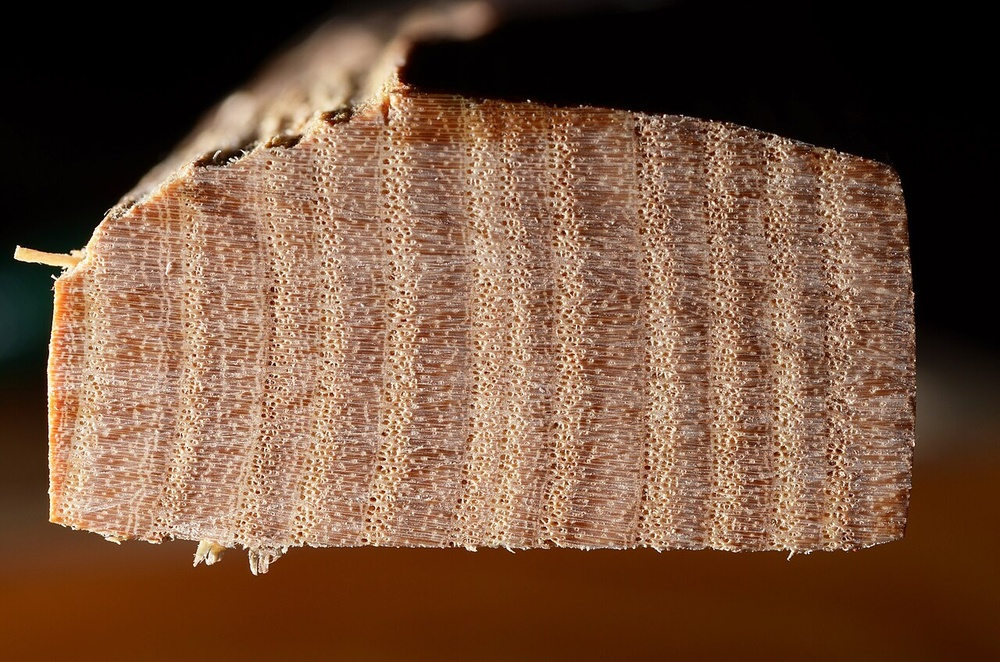
#> input picture dendro-shell/examples/disc_sample.jpg, 1000 x 662 px, shrunk from 1280 x 848 before the run
$ python -i classical.py   (imports and definitions only)   (older library calls are emulated)
#> lines starting #> are read from the running program, lines starting #| are printed output that depends on the picture; after the words box and inside, x2 and y2 are one past the last pixel; in counts of white or black regions, pixels touching at a corner belong together
### dendro-shell/src/dendro_shell/preprocess.py
"""Named hard-image presets (OCR / HTR-inspired) for ring imagery."""

from __future__ import annotations

from dataclasses import dataclass
from typing import Literal

import cv2
import numpy as np
from PIL import Image


PresetName = Literal["sanded_core", "dark_disc", "wet_stain", "narrow_rings", "none"]


@dataclass(frozen=True)
class PreprocOptions:
    invert: bool = False
    clahe_clip: float = 0.0  # 0 = off
    clahe_grid: int = 8
    denoise: Literal["none", "bilateral", "median"] = "none"
    morph_open: int = 0  # kernel size; 0 = off
    unsharp_amount: float = 0.0
    unsharp_radius: float = 1.5
    highfreq_boost: float = 0.0

    @property
    def is_noop(self) -> bool:
        return (
            not self.invert
            and self.clahe_clip <= 0
            and self.denoise == "none"
            and self.morph_open <= 0
            and self.unsharp_amount <= 0
            and self.highfreq_boost <= 0
        )


PRESETS: dict[str, PreprocOptions] = {
    "none": PreprocOptions(),
    "sanded_core": PreprocOptions(
        invert=False,
        clahe_clip=2.5,
        clahe_grid=8,
        denoise="bilateral",
        unsharp_amount=0.6,
    ),
    "dark_disc": PreprocOptions(
        invert=True,
        clahe_clip=4.0,
        clahe_grid=8,
        denoise="bilateral",
        unsharp_amount=0.8,
    ),
    "wet_stain": PreprocOptions(
        invert=False,
        clahe_clip=2.0,
        denoise="median",
        morph_open=3,
        unsharp_amount=0.4,
    ),
    "narrow_rings": PreprocOptions(
        invert=False,
        clahe_clip=3.0,
        denoise="bilateral",
        unsharp_amount=1.2,
        unsharp_radius=1.0,
        highfreq_boost=0.8,
    ),
}


def _to_gray_u8(image: Image.Image | np.ndarray) -> np.ndarray:
    if isinstance(image, Image.Image):
        arr = np.asarray(image.convert("RGB"))
        gray = cv2.cvtColor(arr, cv2.COLOR_RGB2GRAY)
    else:
        arr = np.asarray(image)
        if arr.ndim == 3:
            if arr.shape[2] == 4:
                arr = arr[:, :, :3]
            if arr.dtype != np.uint8:
                a = arr.astype(np.float32)
                a = a - a.min()
                mx = a.max()
                arr = (a * 255.0 / mx).astype(np.uint8) if mx > 0 else a.astype(np.uint8)
            gray = cv2.cvtColor(arr, cv2.COLOR_RGB2GRAY)
        else:
            gray = arr
    if gray.dtype != np.uint8:
        g = gray.astype(np.float32)
        g = g - g.min()
        mx = g.max()
        gray = (g * 255.0 / mx).astype(np.uint8) if mx > 0 else g.astype(np.uint8)
    return gray


def _unsharp(gray: np.ndarray, amount: float, radius: float) -> np.ndarray:
    if amount <= 0:
        return gray
    k = max(1, int(round(radius * 2)) * 2 + 1)
    blur = cv2.GaussianBlur(gray, (k, k), radius)
    sharp = cv2.addWeighted(gray, 1.0 + amount, blur, -amount, 0)
    return sharp


def _highfreq(gray: np.ndarray, boost: float) -> np.ndarray:
    if boost <= 0:
        return gray
    blur = cv2.GaussianBlur(gray, (0, 0), 1.2)
    hf = cv2.subtract(gray, blur)
    out = cv2.addWeighted(gray, 1.0, hf, boost, 0)
    return out


def preprocess_gray(
    image: Image.Image | np.ndarray,
    opts: PreprocOptions | str | None = None,
) -> np.ndarray:
    """Return uint8 grayscale after the requested transforms."""
    if isinstance(opts, str):
        opts = PRESETS.get(opts, PRESETS["none"])
    if opts is None:
        opts = PRESETS["none"]
    gray = _to_gray_u8(image)
    if opts.is_noop:
        return gray
    if opts.invert:
        gray = cv2.bitwise_not(gray)
    if opts.clahe_clip > 0:
        clahe = cv2.createCLAHE(
            clipLimit=float(opts.clahe_clip),
            tileGridSize=(int(opts.clahe_grid), int(opts.clahe_grid)),
        )
        gray = clahe.apply(gray)
    if opts.denoise == "bilateral":
        gray = cv2.bilateralFilter(gray, d=5, sigmaColor=40, sigmaSpace=40)
    elif opts.denoise == "median":
        gray = cv2.medianBlur(gray, 3)
    if opts.morph_open > 0:
        k = int(opts.morph_open) | 1
        kernel = cv2.getStructuringElement(cv2.MORPH_ELLIPSE, (k, k))
        gray = cv2.morphologyEx(gray, cv2.MORPH_OPEN, kernel)
    gray = _unsharp(gray, opts.unsharp_amount, opts.unsharp_radius)
    gray = _highfreq(gray, opts.highfreq_boost)
    return gray


# [6 lines left out: function preprocess_pil, not called in this run]


def list_presets() -> list[str]:
    return list(PRESETS.keys())

### src/dendro_shell/detect/classical.py
"""Classical 1D profile peak picking along a measurement path."""

from __future__ import annotations

from dataclasses import dataclass

import cv2
import numpy as np
from scipy.signal import find_peaks, savgol_filter

from dendro_shell.geometry import PathSample, resample_path, sample_profile
from dendro_shell.preprocess import preprocess_gray
from dendro_shell.project import Point, RingTick


# [6 lines that did not run here, left out]


def _wood_circularity(gray: np.ndarray) -> float:
    """Circularity of the largest Otsu foreground blob (1 ≈ circle)."""
    blur = cv2.GaussianBlur(gray, (5, 5), 0)
    _, bw = cv2.threshold(blur, 0, 255, cv2.THRESH_BINARY + cv2.THRESH_OTSU)
    # Wood discs are often darker than background OR brighter — try both
    scores = []
    for mask in (bw, 255 - bw):
        n, labels, stats, _ = cv2.connectedComponentsWithStats(mask, connectivity=8)
        if n <= 1:
            continue
        # skip background label 0; pick largest component
        areas = stats[1:, cv2.CC_STAT_AREA]
        idx = int(np.argmax(areas)) + 1
        area = float(stats[idx, cv2.CC_STAT_AREA])
        if area < gray.size * 0.05:
            continue
        comp = np.uint8(labels == idx) * 255
        cnts, _ = cv2.findContours(comp, cv2.RETR_EXTERNAL, cv2.CHAIN_APPROX_SIMPLE)
        if not cnts:
            continue
        peri = float(cv2.arcLength(cnts[0], True))
        if peri <= 1e-6:
            continue
        scores.append(float(4.0 * np.pi * area / (peri * peri)))
    return max(scores) if scores else 0.0


def infer_sample_type(image) -> str:
    """Guess core vs disc from shape + edge orientation.

    Long thin images / parallel latewood bands → core.
    Near-circular wood blob (even in a rectangular photo) → disc.
    """
    gray = preprocess_gray(image, "sanded_core")
    h, w = gray.shape[:2]
    aspect = max(w / max(h, 1), h / max(w, 1))

    # Strongly elongated frames are almost always cores / linear cuts
    if aspect >= 2.8:
        return "core"

    circ = _wood_circularity(gray)
    if circ >= 0.62:
        return "disc"

    # center crop to avoid bark/background
    y0, y1 = int(h * 0.2), int(h * 0.8)
    x0, x1 = int(w * 0.2), int(w * 0.8)
    crop = gray[y0:y1, x0:x1]
    gx = cv2.Sobel(crop, cv2.CV_32F, 1, 0, ksize=3)
    gy = cv2.Sobel(crop, cv2.CV_32F, 0, 1, ksize=3)
    ax, ay = float(np.mean(np.abs(gx))), float(np.mean(np.abs(gy)))
    if ax > 1.35 * ay or ay > 1.35 * ax:
        # Parallel banding → core, unless the frame is nearly square (disc crop)
        return "core" if aspect >= 1.35 else "disc"
    return "disc"


# [132 lines left out: functions _smooth, _edge_strength, _enhance_path_neighborhood, _adaptive_min_distance, detect_rings_along_path, detect_on_polar_mean, not called in this run]

>>> import cv2
>>> picture = cv2.imread('../../../dendro-shell/examples/disc_sample.jpg')
#> picture is the input picture: shape (662, 1000, 3); mean B, G, R 59.9, 81.4, 114.3
>>> result = infer_sample_type(picture)
#> in _wood_circularity, `_, bw = cv2.threshold(blur, 0, 255, cv2.THRESH_BINARY + cv2.THRESH_OTSU)`:
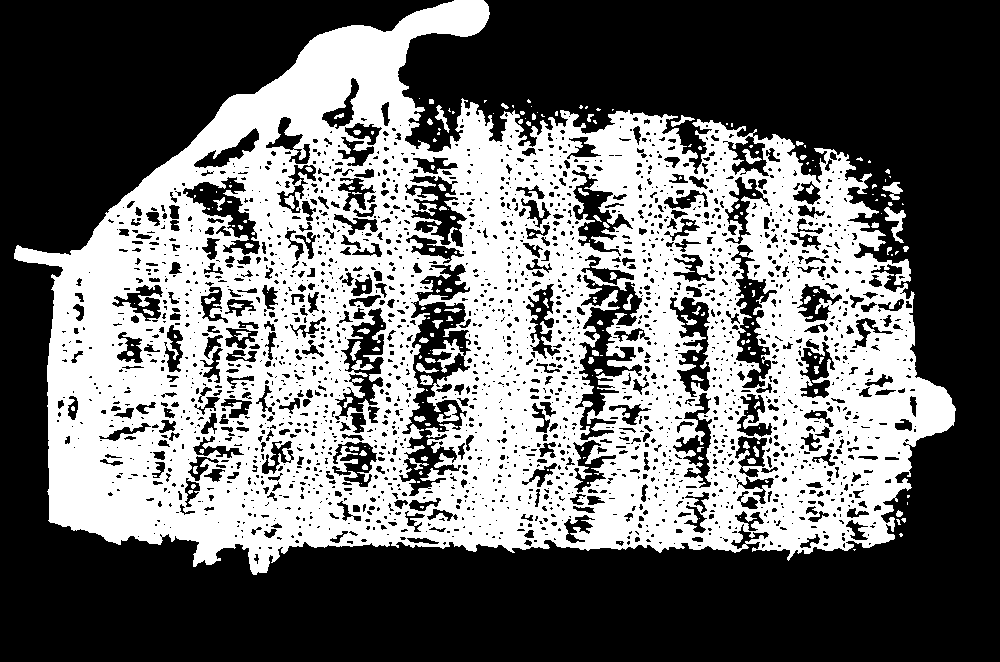
#> bw: shape (662, 1000); 42.1% white; 241 white regions (163 under 20 px), largest, box (x1, y1, x2, y2) and area: (14, 0, 956, 575) 273568, (884, 207, 906, 243) 315, (437, 404, 459, 423) 192
#> the loop in _wood_circularity, `for mask in (bw, 255 - bw):` made 2 passes
#> (n, idx, area, peri) on passes 1 to 2: (242, 1, 273568, 5310), (2358, 1, 302781, 8975.7)
#> pass 1, in _wood_circularity, `n, labels, stats, _ = cv2.connectedComponentsWithStats(mask, connectiv..`:
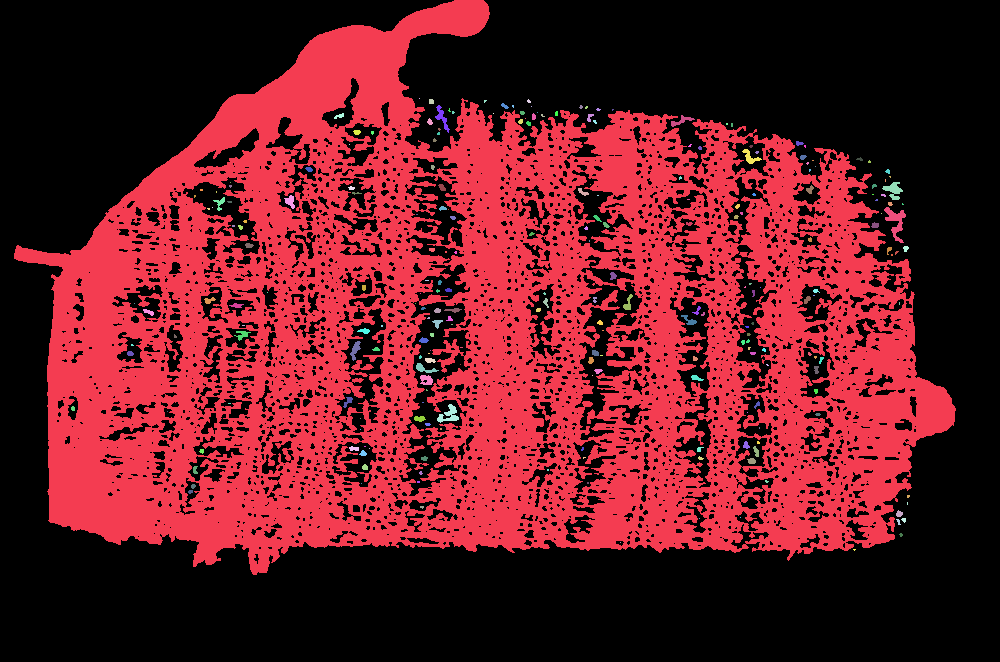
#> labels: shape (662, 1000) int32; 242 distinct labels, from 0 to 241; one colour per label, 0 black
#> pass 2, in _wood_circularity, `n, labels, stats, _ = cv2.connectedComponentsWithStats(mask, connectiv..`:
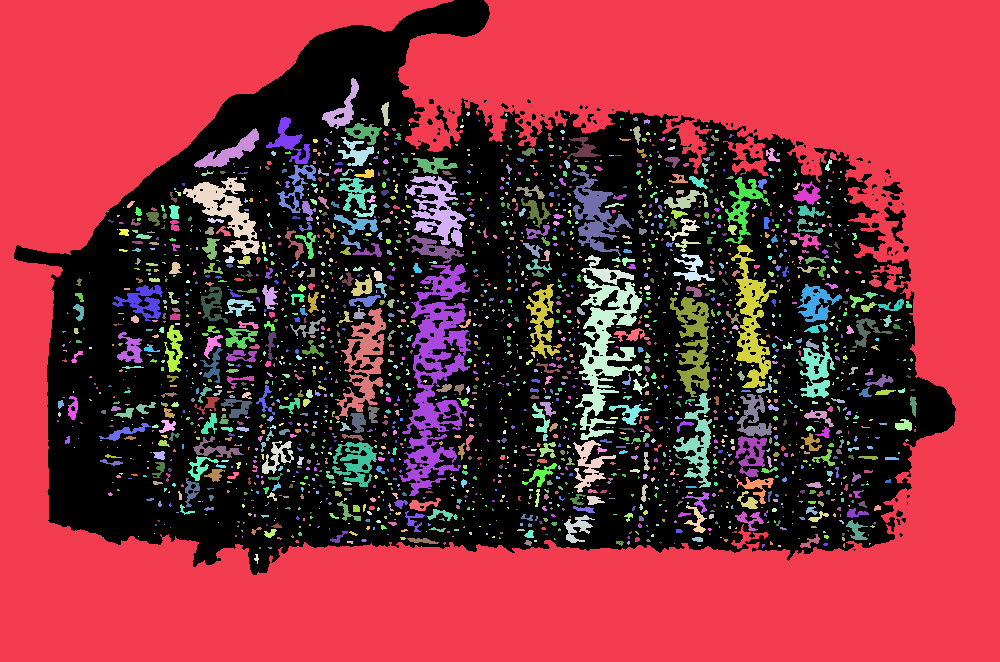
#> labels: shape (662, 1000) int32; 2358 distinct labels, from 0 to 2357; one colour per label, 0 black
#> pass 2, in _wood_circularity, `comp = np.uint8(labels == idx) * 255`:
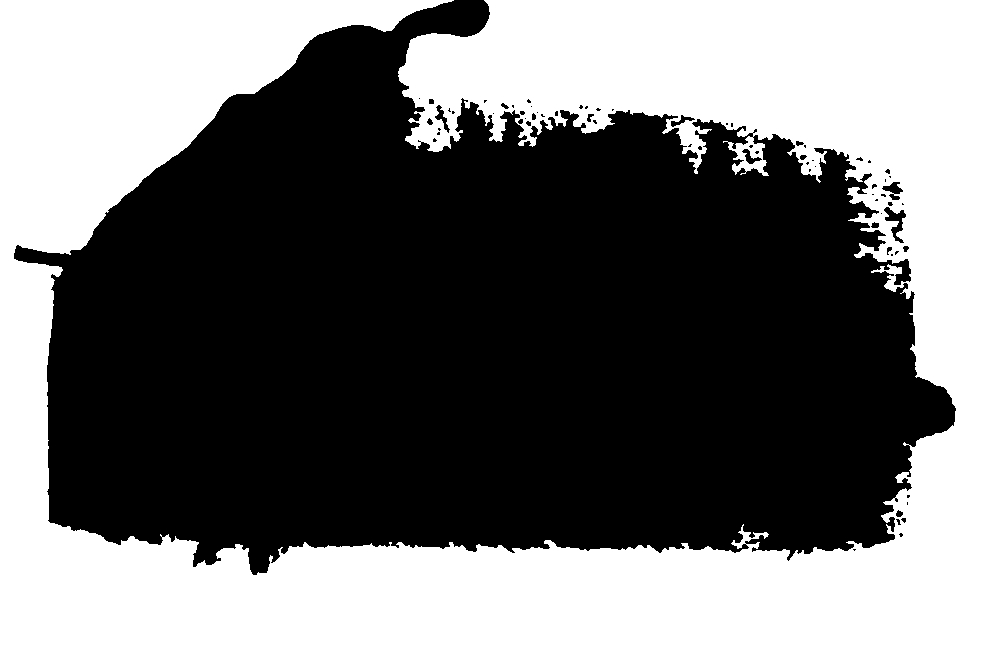
#> comp: shape (662, 1000); 45.7% white; 1 white region, box (x1, y1, x2, y2) and area: (0, 0, 1000, 662) 302781
#> after the loop in _wood_circularity, `for mask in (bw, 255 - bw):`: scores = [0.122, 0.0472]
#> in infer_sample_type, `circ = _wood_circularity(gray)`: circ = 0.122
#> in infer_sample_type, `crop = gray[y0:y1, x0:x1]`:
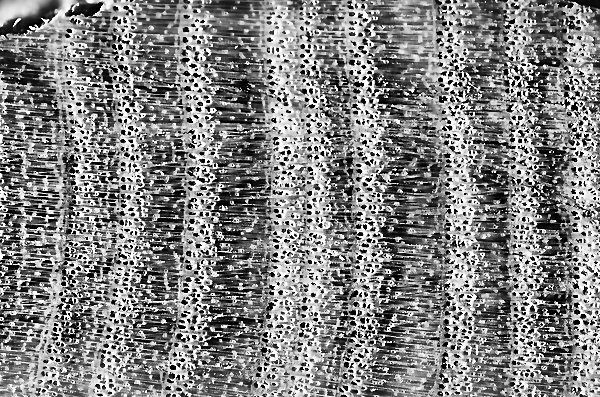
#> crop: shape (397, 600); min 0, max 255, mean 130.2
#> in infer_sample_type, `gx = cv2.Sobel(crop, cv2.CV_32F, 1, 0, ksize=3)`:
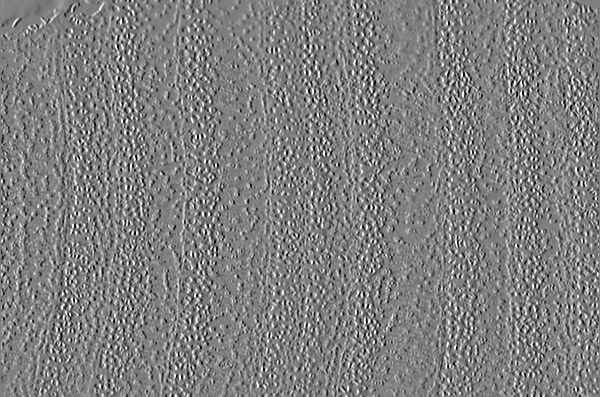
#> gx: shape (397, 600) float32; min -1020, max 1020, mean -0.1; drawn with min black and max white
#> in infer_sample_type, `gy = cv2.Sobel(crop, cv2.CV_32F, 0, 1, ksize=3)`:
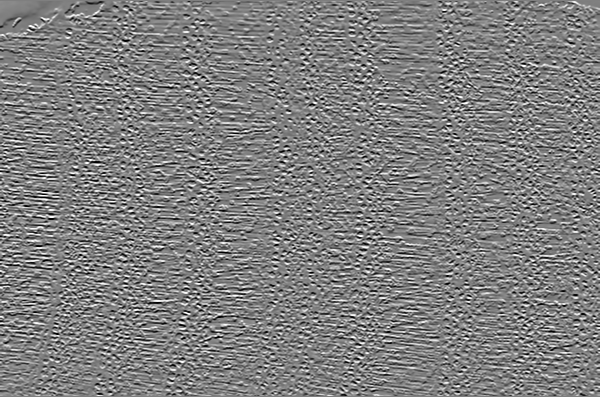
#> gy: shape (397, 600) float32; min -1020, max 1020, mean 0.5; drawn with min black and max white
#> in infer_sample_type, `ax, ay = float(np.mean(np.abs(gx))), float(np.mean(np.abs(gy)))`: ax = 207.4; ay = 258
#> result = 'disc'
